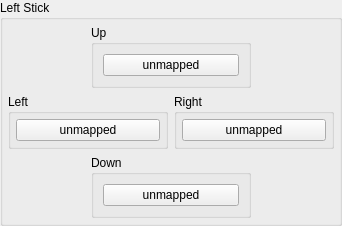
           <widget class="QGroupBox" name="gb_left_stick">
            <property name="sizePolicy">
             <sizepolicy hsizetype="Fixed" vsizetype="Fixed">
              <horstretch>0</horstretch>
              <verstretch>0</verstretch>
             </sizepolicy>
            </property>
            <property name="minimumSize">
             <size>
              <width>0</width>
              <height>0</height>
             </size>
            </property>
            <property name="title">
             <string>Left Stick</string>
            </property>
            <layout class="QVBoxLayout" name="gb_left_stick_layout">
             <property name="leftMargin">
              <number>5</number>
             </property>
             <property name="topMargin">
              <number>5</number>
             </property>
             <property name="rightMargin">
              <number>5</number>
             </property>
             <property name="bottomMargin">
              <number>5</number>
             </property>
             <item>
              <widget class="QWidget" name="left_stick_up" native="true">
               <property name="maximumSize">
                <size>
                 <width>16777215</width>
                 <height>2121</height>
                </size>
               </property>
               <layout class="QHBoxLayout" name="left_stick_up_layout">
                <property name="leftMargin">
                 <number>0</number>
                </property>
                <property name="topMargin">
                 <number>0</number>
                </property>
                <property name="rightMargin">
                 <number>0</number>
                </property>
                <property name="bottomMargin">
                 <number>0</number>
                </property>
                <item>
                 <widget class="QGroupBox" name="gb_left_stick_up">
                  <property name="minimumSize">
                   <size>
                    <width>160</width>
                    <height>0</height>
                   </size>
                  </property>
                  <property name="maximumSize">
                   <size>
                    <width>124</width>
                    <height>16777215</height>
                   </size>
                  </property>
                  <property name="title">
                   <string>Up</string>
                  </property>
                  <layout class="QVBoxLayout" name="verticalLayout_10">
                   <item>
                    <widget class="QPushButton" name="LStickUpButton">
                     <property name="focusPolicy">
                      <enum>Qt::FocusPolicy::NoFocus</enum>
                     </property>
                     <property name="text">
                      <string>unmapped</string>
                     </property>
                    </widget>
                   </item>
                  </layout>
                 </widget>
                </item>
               </layout>
              </widget>
             </item>
             <item>
              <layout class="QHBoxLayout" name="layout_left_stick_left_right">
               <item>
                <widget class="QGroupBox" name="gb_left_stick_left">
                 <property name="minimumSize">
                  <size>
                   <width>160</width>
                   <height>0</height>
                  </size>
                 </property>
                 <property name="title">
                  <string>Left</string>
                 </property>
                 <layout class="QVBoxLayout" name="gb_left_stick_left_layout">
                  <property name="leftMargin">
                   <number>5</number>
                  </property>
                  <property name="topMargin">
                   <number>5</number>
                  </property>
                  <property name="rightMargin">
                   <number>5</number>
                  </property>
                  <property name="bottomMargin">
                   <number>5</number>
                  </property>
                  <item>
                   <widget class="QPushButton" name="LStickLeftButton">
                    <property name="focusPolicy">
                     <enum>Qt::FocusPolicy::NoFocus</enum>
                    </property>
                    <property name="text">
                     <string>unmapped</string>
                    </property>
                   </widget>
                  </item>
                 </layout>
                </widget>
               </item>
               <item>
                <widget class="QGroupBox" name="gb_left_stick_right">
                 <property name="minimumSize">
                  <size>
                   <width>160</width>
                   <height>0</height>
                  </size>
                 </property>
                 <property name="maximumSize">
                  <size>
                   <width>179</width>
                   <height>16777215</height>
                  </size>
                 </property>
                 <property name="title">
                  <string>Right</string>
                 </property>
                 <layout class="QVBoxLayout" name="gb_left_stick_right_layout">
                  <property name="leftMargin">
                   <number>5</number>
                  </property>
                  <property name="topMargin">
                   <number>5</number>
                  </property>
                  <property name="rightMargin">
                   <number>5</number>
                  </property>
                  <property name="bottomMargin">
                   <number>5</number>
                  </property>
                  <item>
                   <widget class="QPushButton" name="LStickRightButton">
                    <property name="focusPolicy">
                     <enum>Qt::FocusPolicy::NoFocus</enum>
                    </property>
                    <property name="text">
                     <string>unmapped</string>
                    </property>
                   </widget>
                  </item>
                 </layout>
                </widget>
               </item>
              </layout>
             </item>
             <item>
              <widget class="QWidget" name="left_stick_down" native="true">
               <layout class="QHBoxLayout" name="left_stick_down_layout">
                <property name="leftMargin">
                 <number>0</number>
                </property>
                <property name="topMargin">
                 <number>0</number>
                </property>
                <property name="rightMargin">
                 <number>0</number>
                </property>
                <property name="bottomMargin">
                 <number>0</number>
                </property>
                <item>
                 <widget class="QGroupBox" name="gb_left_stick_down">
                  <property name="minimumSize">
                   <size>
                    <width>160</width>
                    <height>0</height>
                   </size>
                  </property>
                  <property name="maximumSize">
                   <size>
                    <width>124</width>
                    <height>21212</height>
                   </size>
                  </property>
                  <property name="title">
                   <string>Down</string>
                  </property>
                  <layout class="QVBoxLayout" name="verticalLayout_8">
                   <item>
                    <widget class="QPushButton" name="LStickDownButton">
                     <property name="focusPolicy">
                      <enum>Qt::FocusPolicy::NoFocus</enum>
                     </property>
                     <property name="text">
                      <string>unmapped</string>
                     </property>
                    </widget>
                   </item>
                  </layout>
                 </widget>
                </item>
               </layout>
              </widget>
             </item>
            </layout>
           </widget>
